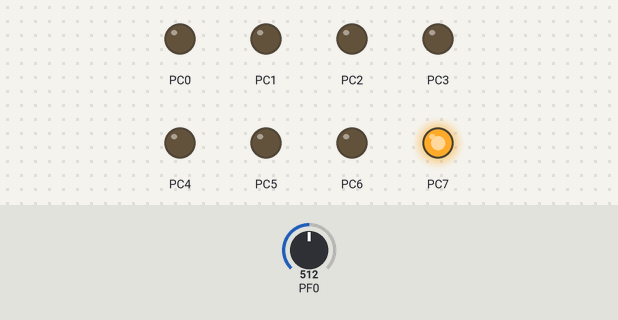
Bench run of a program on a simulated ATmega64, built with avr-gcc and emulated at 16 MHz. Shown: output pins drawn as LEDs (lit = HIGH). The inputs (shaded band) are chosen by the test bench; at power-on: PF0 = 512.

Above: at 1.2 s.
1.3 s: PF0 set to 516
At 2.5 s:
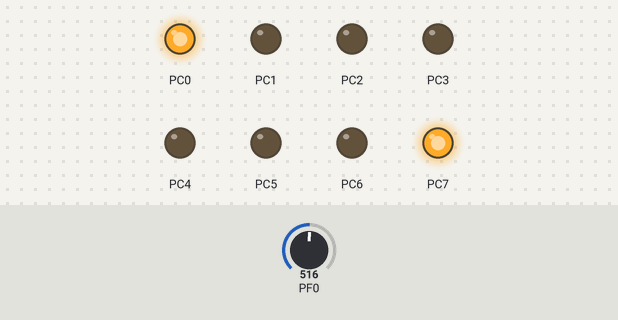
2.8 s: PF0 set to 511
At 4.0 s:
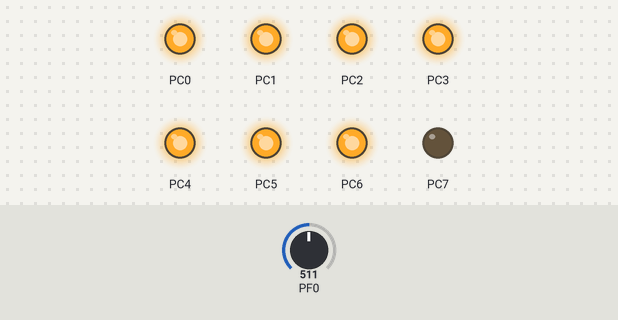
4.3 s: PF0 set to 306
At 5.1 s:
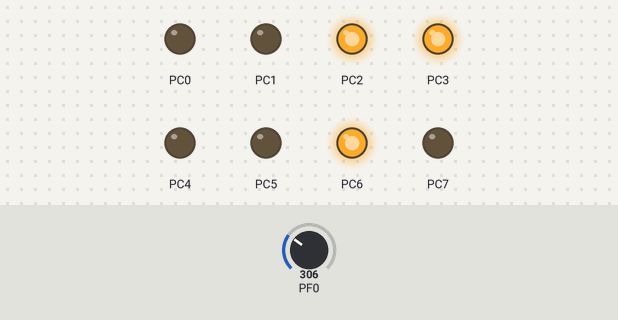
5.8 s: PF0 set to 303
At 6.4 s:
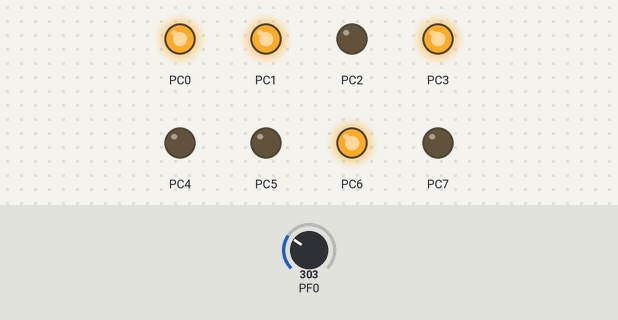
7.3 s: PF0 set to 122
At 8.7 s:
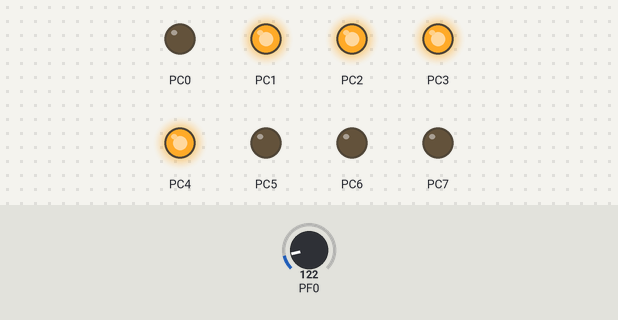
Timing chart, 0 to 9.8 s (numbered marks = the images above; inputs shaded):
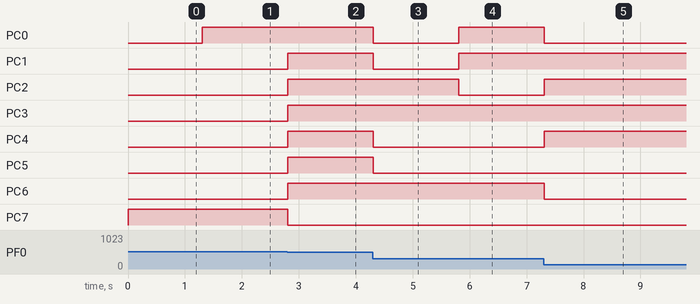

The program:

main.c
```c
/*
 * OUTPUT ON LED POLLING.c
 *
 * Created: 17-09-2019 10:38:22
 * Author : PRN 19084013020111,PRN 19084013020112
 */
#define F_CPU 16000000
#include <avr/io.h>
#include <util/delay.h>
void adc_init();
void adc_start();
int main(void)
{
	DDRC=0xff;
	adc_init();
    while (1)
    {
		adc_start();
		_delay_ms(100);
    }
}
void adc_init()

{   //ADC0 IS SELECTED BY SETTING MUX5:0 TO ZERO.
	// Vref set to 5 volt and 8 bits in higher ADCH and 2 bits in lower ADCL
	ADMUX |= (1<<REFS0)|(1<<ADLAR);
	//prescaler set to 128 that is 125 KHz adc clk freq
	ADCSRA |=(1<<ADEN)|(1<<ADPS0)|(1<<ADPS1)|(1<<ADPS2);
    //ADCSRB -> ADTS2:0  free running mode -- set to zero
}

void adc_start()
{
	ADCSRA |=(1<<ADSC);
	while(!(ADCSRA &(1<<ADIF)));
	PORTC = ADCH;
	ADCSRA|=(1<<ADIF);
}
```

Measured:
- the behaviour switches between 515 and 516 on PF0 (found by bisection; images 0 and 1)
- the behaviour switches between 304 and 303 on PF0 (found by bisection; images 3 and 4)
- after the input at 1.3 s, PC0: LOW → HIGH at once
- after the input at 2.8 s, PC1–6: LOW → HIGH at once; PC7: HIGH → LOW at once
- after the input at 4.3 s, PC0, PC1, PC4, PC5: HIGH → LOW at once
- after the input at 5.8 s, PC0, PC1: LOW → HIGH at once; PC2: HIGH → LOW at once
- after the input at 7.3 s, PC0, PC6: HIGH → LOW at once; PC2, PC4: LOW → HIGH at once
